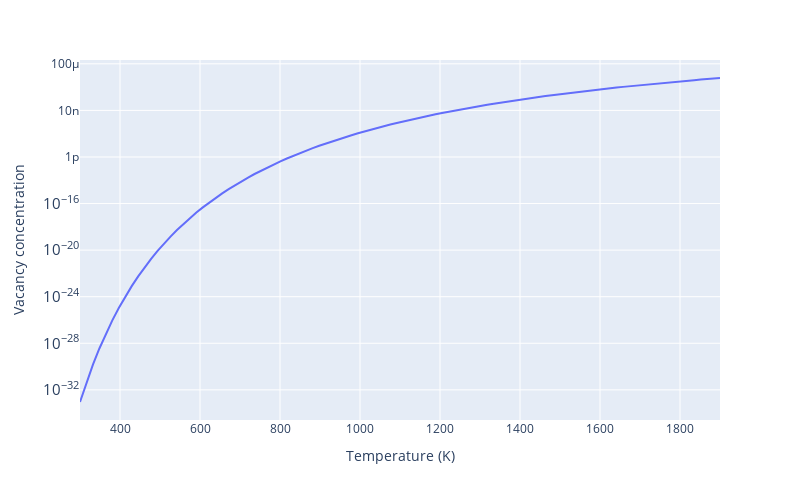

The notebook cell this image was saved under:
### Code cell
#log scale can be used for y-axis
fig = px.line(x=T, y=np.exp(-(E_formation)/ (kB * T)), 
              labels={'x':'Temperature (K)', 'y':'Vacancy concentration'}, log_y=True, width=800, height=500)
fig.show()
